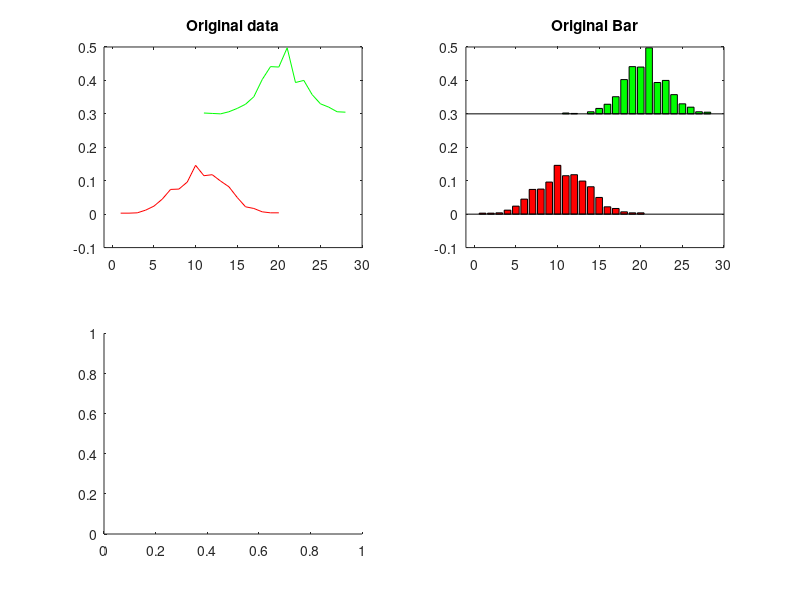

The MATLAB script that drew this image: (Note: this script raises an error after producing the figure.)
clear all
clc
clf


y1 = randn(1000,1);
y2 = randn(800,1);

hi_va1 = hist(y1,20);
hi_va1 = hi_va1./sum(hi_va1);

hi_va2 = hist(y2,18);
hi_va2 = hi_va2./sum(hi_va2)+0.3;

x1 = [1:20];
x2 = [11:28];


blv1 = 0.00;
blv2 = 0.3;

ymax=0.5;% 4 plot
col_mm = jet(100);


subplot(2,2,1)
plot(x1,hi_va1,'r-');
hold on 
plot(x2,hi_va2,'g-');
axis([-1 30 -0.1 0.5])
title('Original data');



subplot(2,2,2)
hb1 = bar(x1,hi_va1);
hold on
hb2 = bar(x2,hi_va2);
set(hb1,'Basevalue',blv1,'Facecolor','r');
set(hb2,'Basevalue',blv2,'Facecolor','g');
axis([-1 30 -0.1 0.5])
title('Original Bar')

subplot(2,2,3)
hold on
[hbar_va1]=fun_mm_bar_baseline(x1,hi_va1,blv1,0.8,ymax,col_mm);
[hbar_va2]=fun_mm_bar_baseline(x2,hi_va2,blv2,0.8,ymax,col_mm);
box on
axis([-1 30 -0.1 0.5])
caxis([0 ymax])
colormap(col_mm)
colorbar
title('mm function bar')

h=gcf;
fi_na='./fig_mm_bar_diff_base_line';
% fun_work_li_035_myfig_out(h,fi_na,3)
